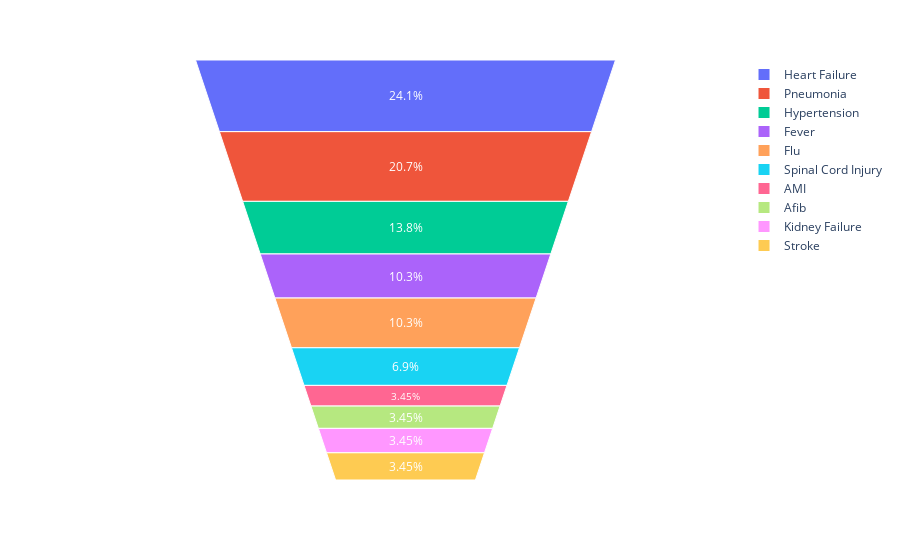

Notebook code for this chart:
### Markdown cell above
<td bgcolor="peachpuff"><font size = "3"><b>1. Plot a funnel chart showing patient count percentage for the different reasons for fatalities in the ICU.</font></b></td>

### Code cell
import plotly.express as px

#prepare data

data1 = dict(df_ReAd[['Service','DischargeDisposition','PrimaryDiagnosis','PatientID']].query("Service == 'ICU' & DischargeDisposition == 'Expired'").groupby('PrimaryDiagnosis')['PatientID'].nunique().sort_values(ascending=False))

PatientCount = list(data1.values())
PrimaryDiagnosis = list(data1.keys())


data = dict(
    PC = PatientCount,
    PD = PrimaryDiagnosis
)

#1 Funnel Chart plot
#fig = px.funnel(data, x='PC', y='PD',color_discrete_sequence = ['lightcoral'], opacity = 1)

#2 Funnel Area plot
fig = px.funnel_area(data, names = 'PD', values = 'PC')


fig.update_traces(textfont = {'color': 'white'})
fig.show()

### Figure 1 — Plotly figure (JSON) as saved in the notebook; plotly's stock layout.template omitted (floating-point values rounded to 4 significant figures)
{"data": [{"domain": {"x": [0, 1], "y": [0, 1]}, "hovertemplate": "PD=%{label}<br>PC=%{value}<extra></extra>", "labels": ["Heart Failure", "Pneumonia", "Hypertension", "Fever", "Flu", "Spinal Cord Injury", "AMI", "Afib", "Kidney Failure", "Stroke"], "legendgroup": "", "name": "", "showlegend": true, "textfont": {"color": "white"}, "type": "funnelarea", "values": [7, 6, 4, 3, 3, 2, 1, 1, 1, 1]}], "layout": {"legend": {"tracegroupgap": 0}, "margin": {"t": 60}}}
